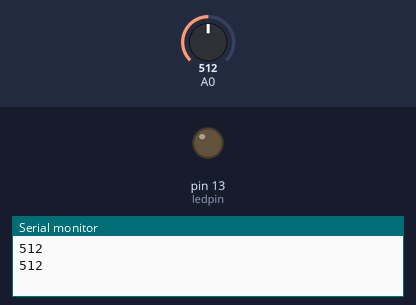
Simulated run of this sketch. Board: Arduino Uno, built with avr-gcc and run on an emulated ATmega328P. Parts: output pins drawn as LEDs (lit = HIGH), the last lines printed to the serial monitor. The test bench sets the inputs (shaded band); at power-on: A0 = 512.

Above: at 1.8 s.
1.9 s: A0 set to 106
4.2 s: A0 set to 88
At 7.2 s:
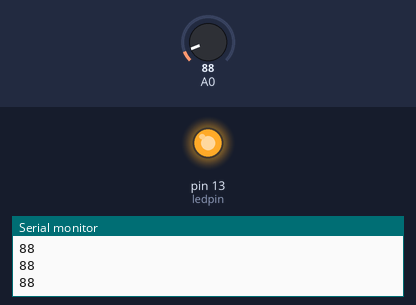
7.5 s: A0 set to 110
At 9.7 s:
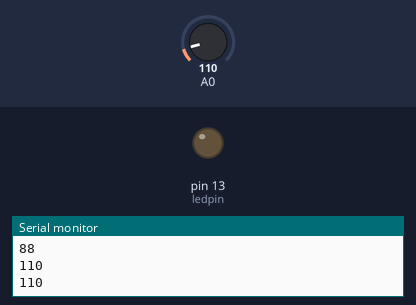
10.5 s: A0 set to 90
At 13.2 s:
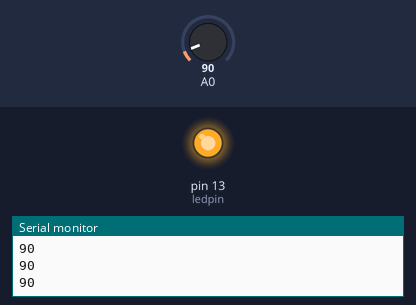
Timing chart, 0 to 14.5 s (numbered marks = the images above; inputs shaded):
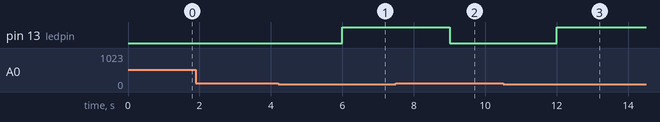

Measured:
- the behaviour switches between 100 and 99 on A0 (found by bisection; images 0 and 1)
- after the input at 4.2 s, pin 13 (ledpin): LOW → HIGH after 1.8 s
- after the input at 7.5 s, pin 13 (ledpin): HIGH → LOW after 1.5 s
- after the input at 10.5 s, pin 13 (ledpin): LOW → HIGH after 1.5 s

The sketch:

LDR.ino
```cpp
int input=A0;
  int ledpin=13;
  void setup() {
  // put your setup code here, to run once:
  pinMode(0,INPUT);
  pinMode(13,OUTPUT);
  Serial.begin(9600);


}

void loop() {
  // put your main code here, to run repeatedly:
   int value=analogRead(value);
   Serial.println(value);
   delay(1000);
   int threshold= 100;
   if (value<threshold)
   digitalWrite(ledpin,HIGH);
   else
   digitalWrite(ledpin,LOW);
}
```
